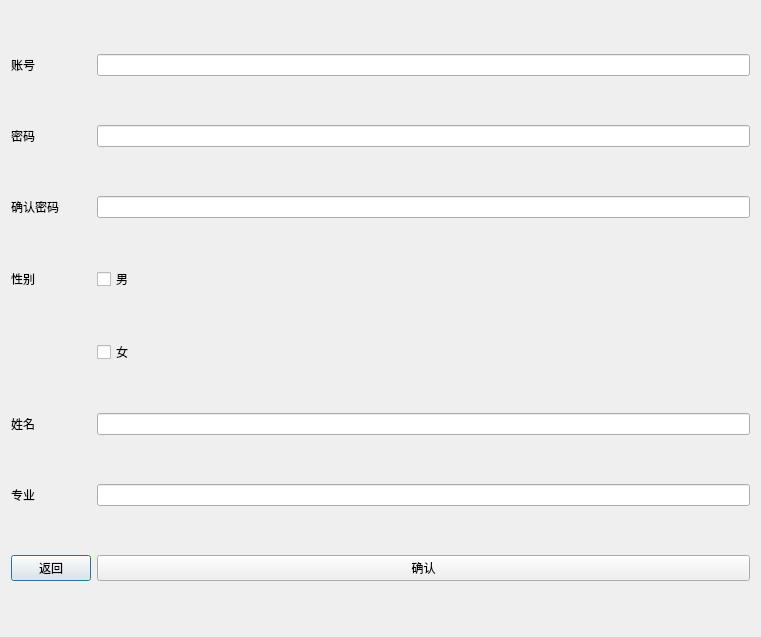
<?xml version="1.0" encoding="UTF-8"?>
<ui version="4.0">
 <class>regi</class>
 <widget class="QDialog" name="regi">
  <property name="geometry">
   <rect>
    <x>0</x>
    <y>0</y>
    <width>761</width>
    <height>637</height>
   </rect>
  </property>
  <property name="windowTitle">
   <string>Dialog</string>
  </property>
  <layout class="QGridLayout" name="gridLayout">
   <item row="0" column="0">
    <widget class="QLabel" name="label">
     <property name="text">
      <string>账号</string>
     </property>
    </widget>
   </item>
   <item row="0" column="1">
    <widget class="QLineEdit" name="lineEdit"/>
   </item>
   <item row="1" column="0">
    <widget class="QLabel" name="label_2">
     <property name="text">
      <string>密码</string>
     </property>
    </widget>
   </item>
   <item row="1" column="1">
    <widget class="QLineEdit" name="lineEdit_2"/>
   </item>
   <item row="2" column="0">
    <widget class="QLabel" name="label_3">
     <property name="text">
      <string>确认密码</string>
     </property>
    </widget>
   </item>
   <item row="2" column="1">
    <widget class="QLineEdit" name="lineEdit_3"/>
   </item>
   <item row="3" column="0">
    <widget class="QLabel" name="label_5">
     <property name="text">
      <string>性别</string>
     </property>
    </widget>
   </item>
   <item row="3" column="1">
    <widget class="QCheckBox" name="checkBox">
     <property name="text">
      <string>男</string>
     </property>
    </widget>
   </item>
   <item row="4" column="1">
    <widget class="QCheckBox" name="checkBox_2">
     <property name="text">
      <string>女</string>
     </property>
    </widget>
   </item>
   <item row="5" column="0">
    <widget class="QLabel" name="label_4">
     <property name="text">
      <string>姓名</string>
     </property>
    </widget>
   </item>
   <item row="5" column="1">
    <widget class="QLineEdit" name="lineEdit_4"/>
   </item>
   <item row="6" column="0">
    <widget class="QLabel" name="label_6">
     <property name="text">
      <string>专业</string>
     </property>
    </widget>
   </item>
   <item row="6" column="1">
    <widget class="QLineEdit" name="lineEdit_5"/>
   </item>
   <item row="7" column="0">
    <widget class="QPushButton" name="pushButton">
     <property name="text">
      <string>返回</string>
     </property>
    </widget>
   </item>
   <item row="7" column="1">
    <widget class="QPushButton" name="pushButton_2">
     <property name="text">
      <string>确认</string>
     </property>
    </widget>
   </item>
  </layout>
 </widget>
 <resources/>
 <connections/>
</ui>
